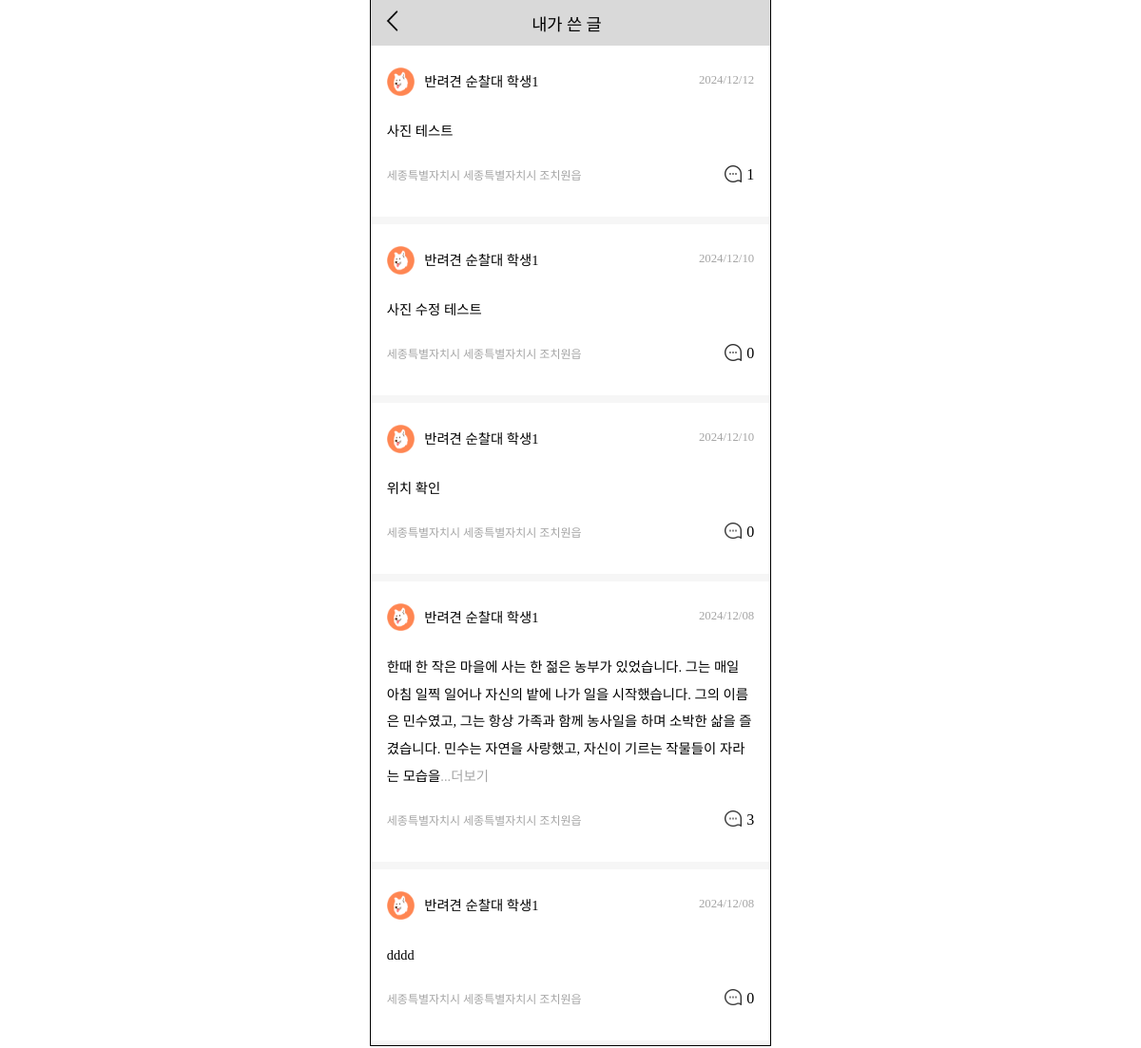
Page /boards/my-boards/ (signed in) on the committed database.
### boards/models.py (models this page shows)
class Board(models.Model):
    user = models.ForeignKey(settings.AUTH_USER_MODEL, on_delete=models.CASCADE)
    region_sido = models.CharField(null=False, max_length=30, blank=False)
    region_sigungu = models.CharField(null=False, max_length=30, blank=False)
    region_dong = models.CharField(null=False, max_length=30, blank=False)
    created_at = models.DateTimeField(auto_now_add=True)
    image_path = models.ImageField(upload_to='boards/', null=True, blank=True)
    content = models.TextField(null=False, blank=False)
    board_type = models.ForeignKey(BoardType, on_delete=models.CASCADE, null=False, blank=False)

### accounts/models.py (models this page shows, shortened)
class Member(AbstractBaseUser):
    user_id = models.CharField(primary_key=True, max_length=15, null=False, blank=False, unique=True)
    email = models.EmailField(max_length=100, null=False, blank=False, unique=True)
    nickname = models.CharField(null=False, max_length=8, blank=False)
    region_sido = models.CharField(null=False, max_length=30, blank=False)
    region_sigungu = models.CharField(null=False, max_length=30, blank=False)
    region_dong = models.CharField(null=False, max_length=30, blank=False)
    member_type = models.ForeignKey(MemberType, on_delete=models.CASCADE, null=False, blank=False)
    is_active = models.BooleanField(default=True)
    is_admin = models.BooleanField(default=False)
    objects = UserManager()
    USERNAME_FIELD = 'user_id'
    REQUIRED_FIELDS = ['email', 'nickname', 'region_sido', 'region_sigungu', 'region_dong', 'member_type']

class MemberType(models.Model):
    type_name = models.CharField(max_length=10)
    def __str__(self):
        return self.type_name

### boards/views.py (the view)
# urls.py: path('my-boards/', views.my_boards, name='my_boards'),
def my_boards(request):
    boards = Board.objects.filter(user=request.user).order_by('-created_at')
    for board in boards:
        board.comment_count = Comment.objects.filter(board=board).count()
        if len(board.content) > 150:
            board.short_content = board.content[:150]
        else:
            board.short_content = board.content
    context = {
        'boards': boards,
    }
    return render(request, 'boards/my_boards.html', context)

### templates/boards/my_boards.html (shortened to what this page needs)
<!DOCTYPE html>
{% load static %}
<html lang="ko">
<head>
    <link rel="stylesheet" href="{% static 'css/my_boards.css' %}">
    <link rel="stylesheet" as="style" crossorigin href="https://cdn.jsdelivr.net/gh/ungveloper/web-fonts/SCoreDream/font-face.css" />
    <link rel="stylesheet" as="style" crossorigin href="https://cdn.jsdelivr.net/gh/ungveloper/web-fonts/SCoreDream/font-family.css" />
</head>
<body>
    <div class="container-content">
        <div class="contents">
            <div class="test">
                <div class="top-block">
                    <div>
                        <a href="{% url 'accounts:mypage' %}"><img src="{% static 'image/back.png' %}" alt=""></a>
                    </div>
                    <div class="title">내가 쓴 글</div>
                </div>
                {% for board in boards %}
                    <div class="post-block">
                        <a href="{% if request.user.member_type.type_name == '주민' %}
                                    {% url 'boards:people_board_detail' board.id %}
                                 {% else %}
                                    {% url 'boards:petrol_board_detail' board.id %}
                                {% endif %}">
                            <div class="post-header">
                                <div class="user-profile">
                                    <div class="user-img">
                                        {% if request.user.member_type.type_name == '주민' %}
                                            <img src="{% static 'image/people_profile.png' %}" alt="">
                                        {% else %}
                                            <img src="{% static 'image/petrol_profile.png' %}" alt="">
                                        {% endif %}
                                    </div>
                                    <div class="user-name">{{ board.user.member_type }} <span
                                            class="text-strong">{{ board.user.nickname }}</span></div>
                                </div>
                                <div class="post-date">{{ board.created_at|date:"Y/m/d" }}</div>
                            </div>
                            <div class="post-content">
                                {{ board.short_content }}
                            </div>
                            <div class="post-footer">
                                <div class="post-region">{{ board.region_sido }} {{ board.region_sigungu }} {{ board.region_dong }}</div>
                                <div class="comment">
                                    <div class="comment-img">
                                        <img src="{% static 'image/speech-bubble.png' %}" alt="">
                                    </div>
                                    <div>{{ board.comment_count }}</div>
                                </div>
                            </div>
                        </a>
                    </div>
                    <div class="gap-block"></div>
                {% endfor %}
            </div>
        </div>
    </div>
</body>
</html>

### static/css/my_boards.css (style rules this page uses)
body { padding: 0; margin: 0; height: 100%; }
.container-content { font-family: 'SCoreDream'; font-weight: 400; outline: 1px solid black; width: 420px; height: 100%; margin: 0 auto; display: flex; flex-direction: column; padding-bottom: 300px; z-index: 0; position: relative; }
.contents { width: 100%; display: flex; flex-direction: column; height: 100%; }
.top-block { height: 3rem; background-color: #D9D9D9; display: flex; flex-direction: row; justify-content: left; align-items: center; flex-shrink: 0; }
.top-block img { width: 1.7rem; margin-left: 1rem; }
.title { font-weight: 500; font-size: 1.1rem; margin-left: 30%; }
.test { height: 100vh; }
.post-block { padding: 4%; }
.post-block a { text-decoration: none; color: black; }
.post-header { display: flex; flex-direction: row; justify-content: space-between; align-items: center; margin-bottom: 5%; }
.user-profile { display: flex; flex-direction: row; align-items: center; }
.user-img { width: 9%; margin: 2% 3% 0 0; }
.user-profile img { width: 100%; }
.post-date { font-size: 0.8rem; color: #A5A5A5; }
.user-name { font-size: 0.9rem; }
.text-strong { font-weight: 500; }
.post-content { word-break: break-all; line-height: 1.8rem; margin-bottom: 5%; font-size: 0.9rem; }
.post-footer { display: flex; flex-direction: row; justify-content: space-between; align-items: center; margin-bottom: 4%; }
.comment { display: flex; flex-direction: row; justify-content: right; align-items: center; }
.comment-img { width: 22%; margin-right: 7%; }
.comment-img img { width: 100%; margin-top: 10%; opacity: 0.8; }
.post-region { color: #A5A5A5; font-size: 0.75rem; }
.gap-block { background-color: #F6F6F6; height: 8px; }

### rows in the picture
Board: user.member_type "반려견 순찰대", user.nickname "학생1", created_at "2024/12/12", short_content "사진 테스트", region_sido "세종특별자치시", region_sigungu "세종특별자치시", region_dong "조치원읍", comment_count "1"
Board: user.member_type "반려견 순찰대", user.nickname "학생1", created_at "2024/12/10", short_content "사진 수정 테스트", region_sido "세종특별자치시", region_sigungu "세종특별자치시", region_dong "조치원읍", comment_count "0"
Board: user.member_type "반려견 순찰대", user.nickname "학생1", created_at "2024/12/10", short_content "위치 확인", region_sido "세종특별자치시", region_sigungu "세종특별자치시", region_dong "조치원읍", comment_count "0"
Board: user.member_type "반려견 순찰대", user.nickname "학생1", created_at "2024/12/08", region_sido "세종특별자치시", region_sigungu "세종특별자치시", region_dong "조치원읍", comment_count "3"
Board: user.member_type "반려견 순찰대", user.nickname "학생1", created_at "2024/12/08", short_content "dddd", region_sido "세종특별자치시", region_sigungu "세종특별자치시", region_dong "조치원읍", comment_count "0"
